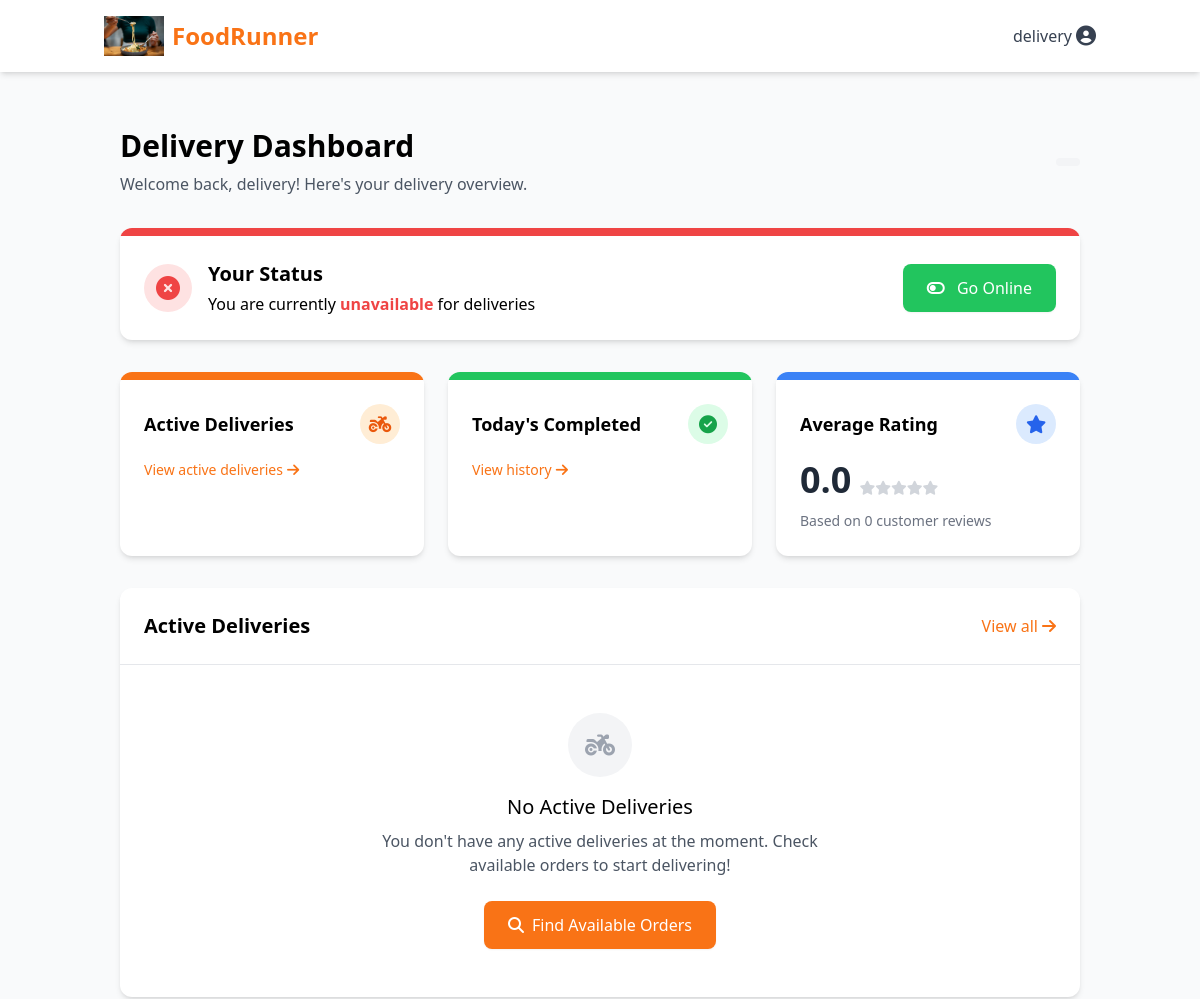
/delivery/dashboard/ (signed in, upper part), run on an earlier commit of the app's database.
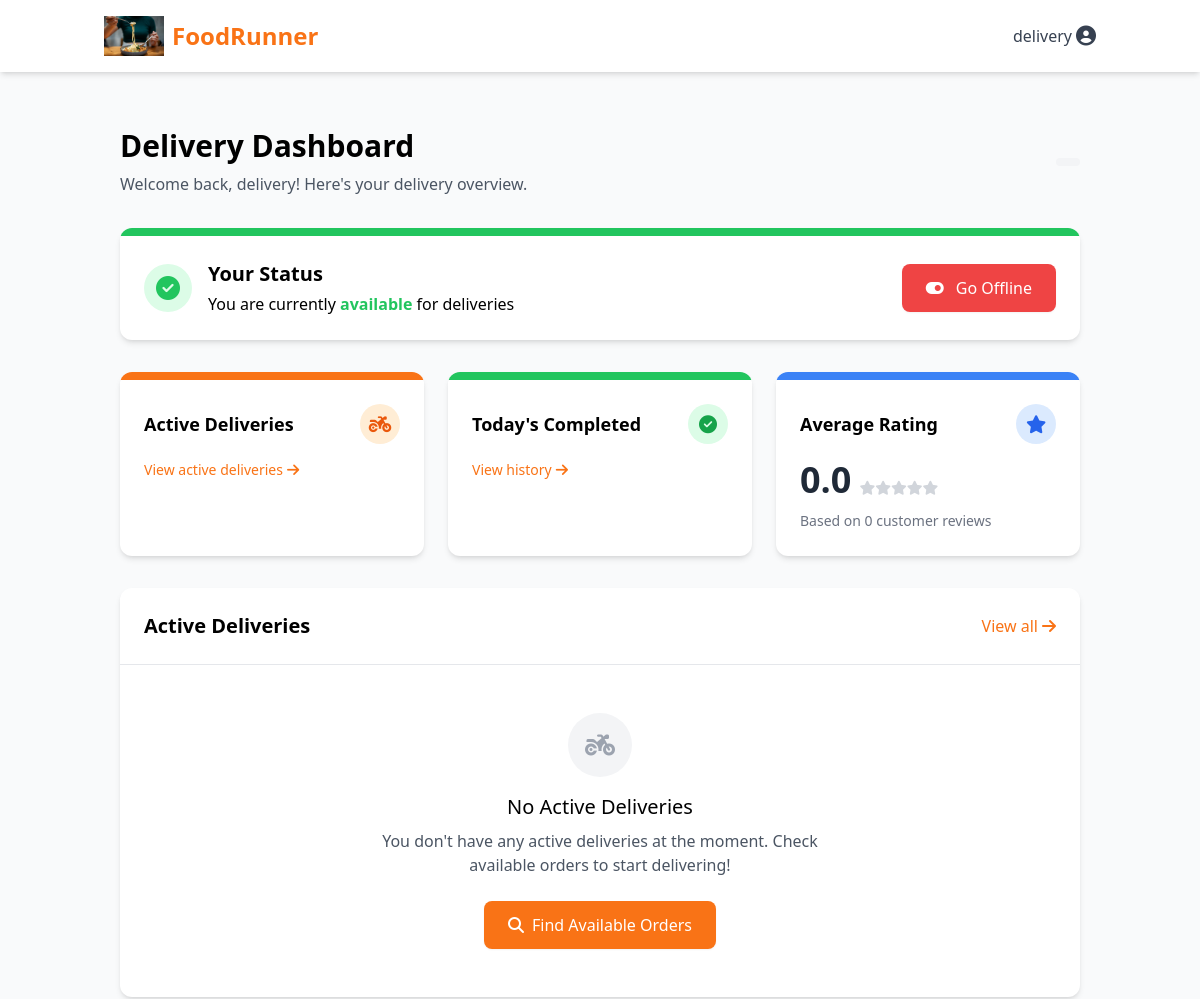
And on a later commit of the database.
### delivery/models.py (models this page shows, shortened)
class DeliveryProfile(models.Model):
    user = models.OneToOneField(settings.AUTH_USER_MODEL, on_delete=models.CASCADE, related_name='delivery_profile')
    vehicle_type = models.CharField(max_length=50)
    vehicle_number = models.CharField(max_length=20, blank=True)
    license_number = models.CharField(max_length=20)
    is_available = models.BooleanField(default=False)
    current_location_lat = models.DecimalField(max_digits=9, decimal_places=6, null=True, blank=True)
    current_location_lng = models.DecimalField(max_digits=9, decimal_places=6, null=True, blank=True)
    last_location_update = models.DateTimeField(null=True, blank=True)
    average_rating = models.DecimalField(max_digits=3, decimal_places=2, default=0.0)
    created_at = models.DateTimeField(auto_now_add=True)
    updated_at = models.DateTimeField(auto_now=True)

### delivery/views.py (the view)
# urls.py: path('dashboard/', views.dashboard, name='dashboard'),
@login_required
@delivery_required
def dashboard(request):
    profile, created = DeliveryProfile.objects.get_or_create(user=request.user)
    stats = {
        'active_deliveries': Order.objects.filter(
            delivery_person=request.user,
            status__in=AVAILABLE_ORDER_STATUSES
        ).count(),
        'completed_today': Order.objects.filter(
            delivery_person=request.user,
            status='delivered',
            actual_delivery_time__date=timezone.now().date()
        ).count(),
        'total_completed': Order.objects.filter(
            delivery_person=request.user,
            status='delivered'
        ).count(),
        'available_orders': Order.objects.filter(
            status='ready_for_pickup',
            delivery_person__isnull=True
        ).count(),
    }
    if request.method == 'POST':
        form = DeliveryProfileForm(request.POST, instance=profile)
        if form.is_valid():
            form.save()
            messages.success(request, "Profile updated successfully!")
            return redirect('delivery:dashboard')
        else:
            messages.error(request, "Please correct the errors below.")
    else:
        form = DeliveryProfileForm(instance=profile)
    context = {
        'form': form,
        'profile': profile,
        'stats': stats,
    }
    return render(request, 'delivery/dashboard.html', context)

### delivery/templates/delivery/dashboard.html (shortened to what the changed rows need)
{% extends 'base.html' %}
{% block content %}
<div class="container mx-auto px-4 py-8">
    <div class="flex flex-col md:flex-row justify-between items-start md:items-center mb-8">
        <div>
            <h1 class="text-3xl font-bold mb-2">Delivery Dashboard</h1>
        </div>
    </div>
    <div class="bg-white rounded-xl shadow-md overflow-hidden mb-8">
        <div class="p-1 {% if profile.is_available %}bg-green-500{% else %}bg-red-500{% endif %}"></div>
        <div class="p-6">
            <div class="flex flex-col md:flex-row justify-between items-center">
                <div class="mb-4 md:mb-0 flex items-center">
                    <div class="w-12 h-12 rounded-full mr-4 flex items-center justify-center {% if profile.is_available %}bg-green-100 text-green-500{% else %}bg-red-100 text-red-500{% endif %}">
                        <i class="fas {% if profile.is_available %}fa-check-circle{% else %}fa-times-circle{% endif %} text-2xl"></i>
                    </div>
                    <div>
                        <h2 class="text-xl font-semibold mb-1">Your Status</h2>
                        <div class="flex items-center">
                            <span>You are currently <strong class="{% if profile.is_available %}text-green-500{% else %}text-red-500{% endif %}">{% if profile.is_available %}available{% else %}unavailable{% endif %}</strong> for deliveries</span>
                        </div>
                    </div>
                </div>
                <form method="post" action="{% url 'delivery:toggle_availability' %}">
                    <button type="submit" class="px-6 py-3 rounded-lg font-medium text-white
                        {% if profile.is_available %}
                            bg-red-500 hover:bg-red-600
                        {% else %}
                            bg-green-500 hover:bg-green-600
                        {% endif %}
                        transition duration-300 shadow-sm hover:shadow">
                        {% if profile.is_available %}
                            <i class="fas fa-toggle-on mr-2"></i> Go Offline
                        {% else %}
                            <i class="fas fa-toggle-off mr-2"></i> Go Online
                        {% endif %}
                    </button>
                </form>
            </div>
        </div>
    </div>
</div>
{% endblock %}

What changed in the data, as far as the page shows it:
changed DeliveryProfile: is_available False → True (drawn)
Also different on the page:
text no longer shown: "unavailable Go Online"
text now shown: "available Go Offline"
